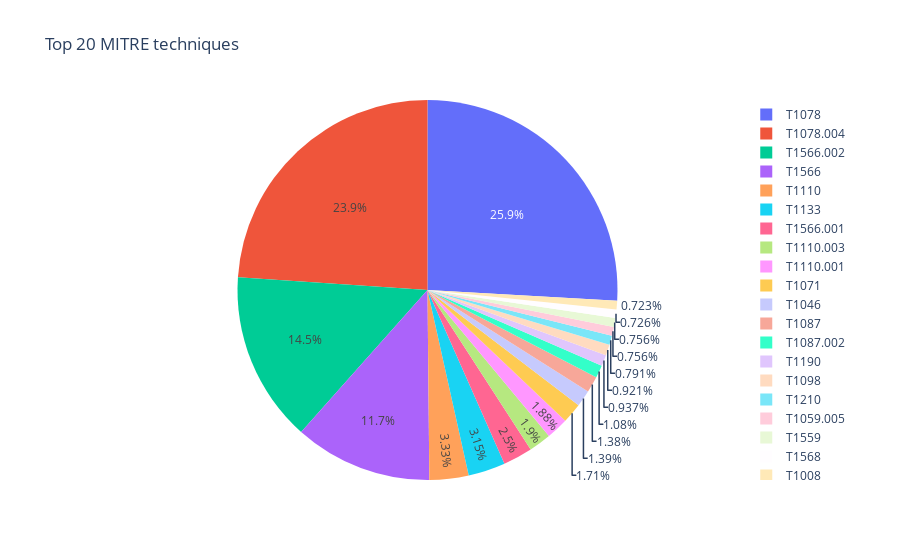

Here is the notebook cell this chart was saved with:
### Markdown cell above
<a id="mitre"></a>

### MITRE techniques

[Back to top](#plan)

### Code cell
s = df['MitreTechniques']
exploded = s.str.split(';').explode().str.strip()
exploded = exploded[exploded != 'Unknown']
top_k = 20
vc = exploded.value_counts()
top = vc.nlargest(top_k) / vc.sum()
top = top.reset_index()

fig = px.pie(top, values='count', names='MitreTechniques', title='Top 20 MITRE techniques')
fig.show()

### Figure 1 — Plotly figure (JSON) as saved in the notebook; plotly's stock layout.template omitted (floating-point values rounded to 4 significant figures)
{"data": [{"domain": {"x": [0, 1], "y": [0, 1]}, "hovertemplate": "MitreTechniques=%{label}<br>count=%{value}<extra></extra>", "labels": ["T1078", "T1078.004", "T1566.002", "T1566", "T1110", "T1133", "T1566.001", "T1110.003", "T1110.001", "T1071", "T1046", "T1087", "T1087.002", "T1190", "T1098", "T1210", "T1059.005", "T1559", "T1568", "T1008"], "legendgroup": "", "name": "", "showlegend": true, "type": "pie", "values": [0.2195, 0.2027, 0.1228, 0.0994, 0.02821, 0.02672, 0.02117, 0.01609, 0.01588, 0.01451, 0.01182, 0.0117, 0.00916, 0.007939, 0.007804, 0.006704, 0.006406, 0.006402, 0.006151, 0.006122]}], "layout": {"legend": {"tracegroupgap": 0}, "title": {"text": "Top 20 MITRE techniques"}}}
